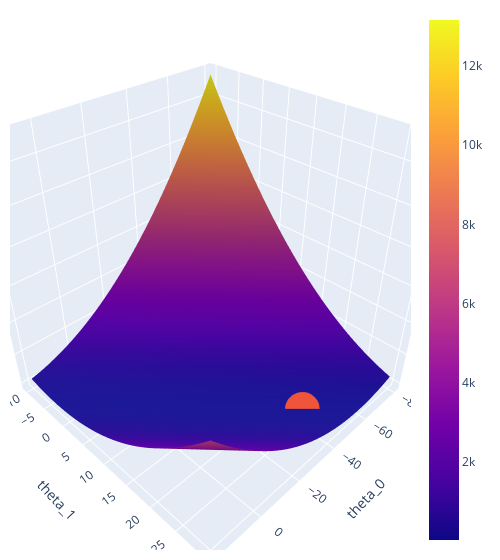

The notebook cell this image was saved under:
### Markdown cell above
Computes 3D loss surface. As a reminder, the average loss for the SLR model is

$$
\Large
\hat{R}(\theta_0, \theta_1) = \frac{1}{n}\sum_{i=1}^n (y_i - (\theta_0 + \theta_1x))^2
$$

### Code cell
# Just run this cell
import itertools
import plotly.graph_objects as go

def mse_linear(theta_0, theta_1, data_linear):
    data_x, data_y = data_linear.iloc[:,0], data_linear.iloc[:,1]
    return np.mean(np.array([(y - (theta_0+theta_1*x)) ** 2 for x, y in zip(data_x, data_y)]), axis=0)

theta_0_values = np.linspace(-80, 20, 80)
theta_1_values = np.linspace(-10,30, 80)
mse_values = [mse_linear(theta_0, theta_1, data_linear) \
              for theta_0, theta_1 in itertools.product(theta_0_values, theta_1_values)]
mse_values = np.reshape(mse_values, (len(theta_0_values), len(theta_1_values)), order='F')

# Optimal point
data_x, data_y = data_linear.iloc[:,0], data_linear.iloc[:,1]
theta_1_hat = np.corrcoef(data_x, data_y)[0, 1] * np.std(data_y) / np.std(data_x)
theta_0_hat = np.mean(data_y) - theta_1_hat * np.mean(data_x)
fig_lin = go.Figure(data=[go.Surface(x=theta_0_values, y=theta_1_values, z=mse_values,name='z=MSE')])
fig_lin.add_trace(go.Scatter3d(x=[theta_0_hat], y=[theta_1_hat], \
                               z=[mse_linear(theta_0_hat, theta_1_hat, data_linear)],\
                               mode='markers', marker=dict(size=12),name='theta hat'))

fig_lin.update_layout(
    autosize=False,
    scene = dict(
                    xaxis_title='theta_0',
                    yaxis_title='theta_1',
                    zaxis_title='z=MSE'),
                    width=500,
                    margin=dict(r=20, b=10, l=10, t=10))

fig_lin.show()

### Figure 1 — Plotly figure (JSON) as saved in the notebook; plotly's stock layout.template omitted (floating-point values rounded to 4 significant figures; data arrays with more than 128 entries replaced by an {"elided": "..."} marker saying what was removed)
{"data": [{"name": "z=MSE", "type": "surface", "x": [-80, -78.73, -77.47, -76.2, -74.94, -73.67, -72.41, -71.14, -69.87, -68.61, -67.34, -66.08, -64.81, -63.54, -62.28, -61.01, -59.75, -58.48, -57.22, -55.95, -54.68, -53.42, -52.15, -50.89, -49.62, -48.35, -47.09, -45.82, -44.56, -43.29, -42.03, -40.76, -39.49, -38.23, -36.96, -35.7, -34.43, -33.16, -31.9, -30.63, -29.37, -28.1, -26.84, -25.57, -24.3, -23.04, -21.77, -20.51, -19.24, -17.97, -16.71, -15.44, -14.18, -12.91, -11.65, -10.38, -9.114, -7.848, -6.582, -5.316, -4.051, -2.785, -1.519, -0.2532, 1.013, 2.278, 3.544, 4.81, 6.076, 7.342, 8.608, 9.873, 11.14, 12.41, 13.67, 14.94, 16.2, 17.47, 18.73, 20], "y": [-10, -9.494, -8.987, -8.481, -7.975, -7.468, -6.962, -6.456, -5.949, -5.443, -4.937, -4.43, -3.924, -3.418, -2.911, -2.405, -1.899, -1.392, -0.8861, -0.3797, 0.1266, 0.6329, 1.139, 1.646, 2.152, 2.658, 3.165, 3.671, 4.177, 4.684, 5.19, 5.696, 6.203, 6.709, 7.215, 7.722, 8.228, 8.734, 9.241, 9.747, 10.25, 10.76, 11.27, 11.77, 12.28, 12.78, 13.29, 13.8, 14.3, 14.81, 15.32, 15.82, 16.33, 16.84, 17.34, 17.85, 18.35, 18.86, 19.37, 19.87, 20.38, 20.89, 21.39, 21.9, 22.41, 22.91, 23.42, 23.92, 24.43, 24.94, 25.44, 25.95, 26.46, 26.96, 27.47, 27.97, 28.48, 28.99, 29.49, 30], "z": {"elided": "80x80 float values"}}, {"marker": {"size": 12}, "mode": "markers", "name": "theta hat", "type": "scatter3d", "x": [-44.57], "y": [23.77], "z": [18.59]}], "layout": {"autosize": false, "margin": {"b": 10, "l": 10, "r": 20, "t": 10}, "scene": {"xaxis": {"title": {"text": "theta_0"}}, "yaxis": {"title": {"text": "theta_1"}}, "zaxis": {"title": {"text": "z=MSE"}}}, "width": 500}}
